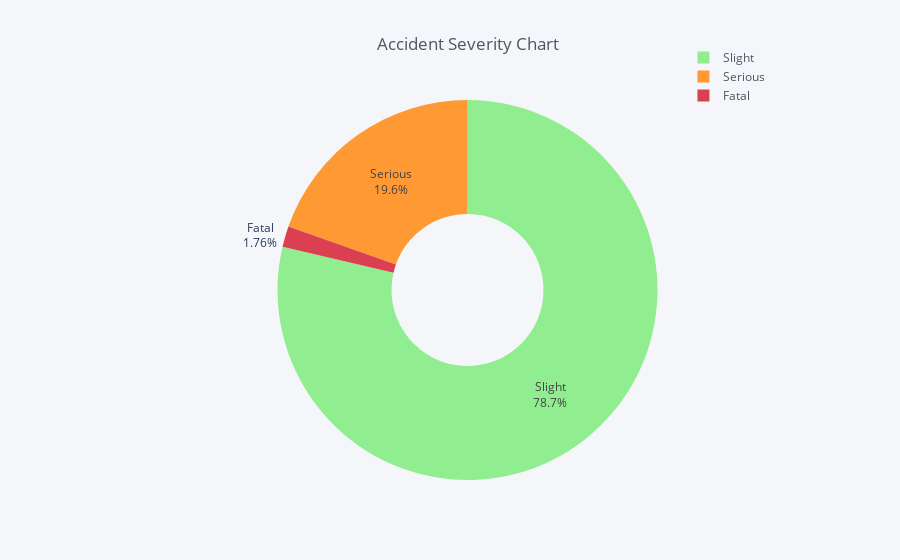

The notebook cell saved with this chart:
### Markdown cell above
# Analysis and Visualization

### Code cell
fig = accidents['Accident_Severity'].value_counts(normalize=True)\
                    .reset_index().iplot(kind='pie',
                    labels='index',values='Accident_Severity',
                    textinfo='percent+label',hole=0.4,
                    color = ['lightgreen', 'orange','red'],title='Accident Severity Chart',
                    asFigure=True,   )                
                                        
fig.update_layout(legend=dict(
    yanchor="top",
    y=1.15,
    xanchor="left",
    x=0.85,
        ),
title_x=0.52

                 
                 )

fig.show()

### Figure 1 — Plotly figure (JSON) as saved in the notebook; plotly's stock layout.template omitted (floating-point values rounded to 4 significant figures)
{"data": [{"hole": 0.4, "labels": ["Slight", "Serious", "Fatal"], "marker": {"colors": ["rgba(144, 238, 144, 1.0)", "rgba(255, 153, 51, 1.0)", "rgba(219, 64, 82, 1.0)"]}, "name": "", "textinfo": "percent+label", "type": "pie", "values": [0.7866, 0.1958, 0.01757]}], "layout": {"autosize": true, "legend": {"bgcolor": "#F5F6F9", "font": {"color": "#4D5663"}, "x": 0.85, "xanchor": "left", "y": 1.15, "yanchor": "top"}, "paper_bgcolor": "#F5F6F9", "plot_bgcolor": "#F5F6F9", "title": {"font": {"color": "#4D5663"}, "text": "Accident Severity Chart", "x": 0.52}}}
